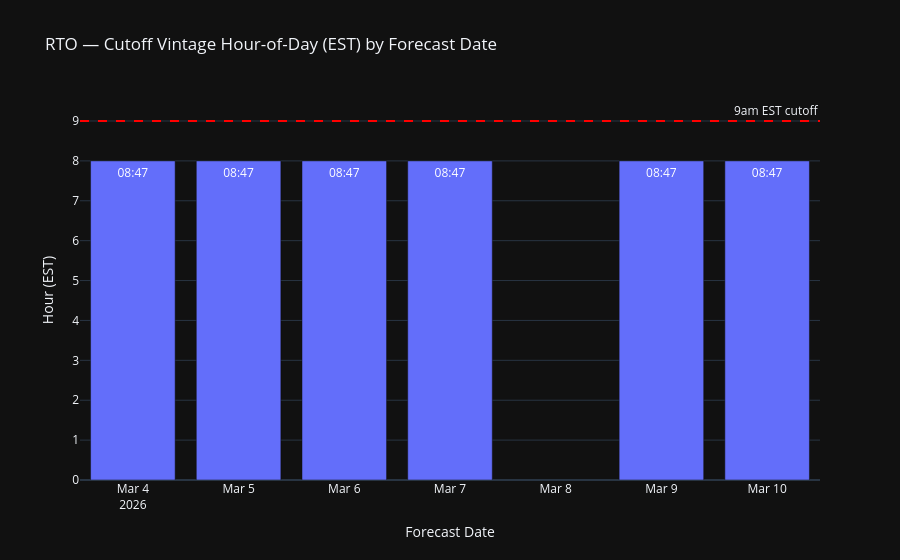

Notebook code cell kept with this figure:
### Code cell
# Bar chart of cutoff hour-of-day
fig = px.bar(
    cutoff_times,
    x="forecast_date",
    y="cutoff_hour",
    text="cutoff_time_str",
    title="RTO — Cutoff Vintage Hour-of-Day (EST) by Forecast Date",
    template="plotly_dark",
)
fig.add_hline(y=9, line_dash="dash", line_color="red", annotation_text="9am EST cutoff")
fig.update_layout(yaxis_title="Hour (EST)", xaxis_title="Forecast Date")
fig.show()

### Figure 1 — Plotly figure (JSON) as saved in the notebook; plotly's stock layout.template omitted (floating-point values rounded to 4 significant figures)
{"data": [{"hovertemplate": "forecast_date=%{x}<br>cutoff_hour=%{y}<br>cutoff_time_str=%{text}<extra></extra>", "legendgroup": "", "marker": {"color": "#636efa", "pattern": {"shape": ""}}, "name": "", "orientation": "v", "showlegend": false, "text": ["08:47", "08:47", "08:47", "08:47", "08:47", "08:47"], "textposition": "auto", "type": "bar", "x": ["2026-03-04", "2026-03-05", "2026-03-06", "2026-03-07", "2026-03-09", "2026-03-10"], "xaxis": "x", "y": [8, 8, 8, 8, 8, 8], "yaxis": "y"}], "layout": {"annotations": [{"showarrow": false, "text": "9am EST cutoff", "x": 1, "xanchor": "right", "xref": "x domain", "y": 9, "yanchor": "bottom", "yref": "y"}], "barmode": "relative", "legend": {"tracegroupgap": 0}, "shapes": [{"line": {"color": "red", "dash": "dash"}, "type": "line", "x0": 0, "x1": 1, "xref": "x domain", "y0": 9, "y1": 9, "yref": "y"}], "title": {"text": "RTO — Cutoff Vintage Hour-of-Day (EST) by Forecast Date"}, "xaxis": {"anchor": "y", "domain": [0, 1], "title": {"text": "Forecast Date"}}, "yaxis": {"anchor": "x", "domain": [0, 1], "title": {"text": "Hour (EST)"}}}}
